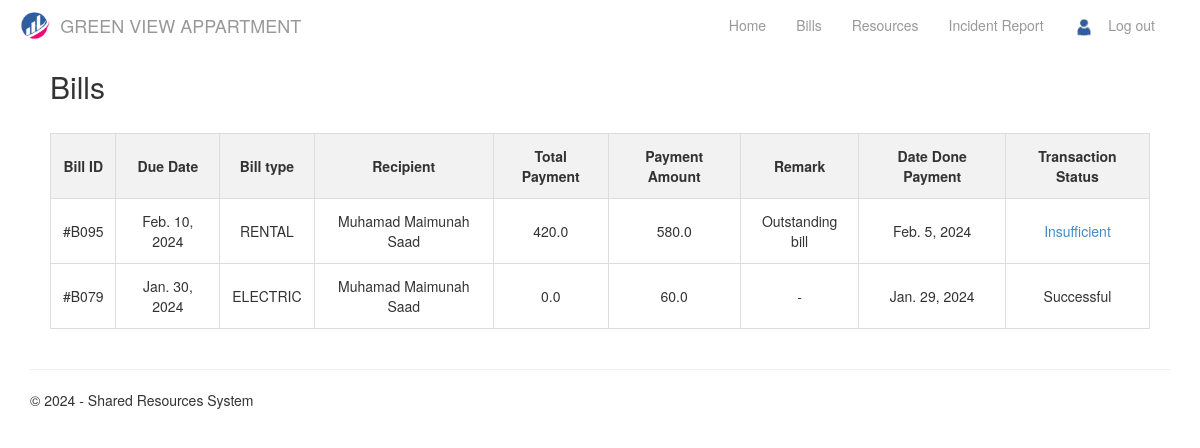
The app's page /bills (signed in) with its own data.
### app/models.py (models this page shows, shortened)
class Bill(models.Model):
    bill_id = models.CharField(primary_key=True, max_length=10)
    due_date = models.DateField()
    user = models.ForeignKey(Users, on_delete=models.CASCADE, null=True, blank=True)

class Payment(models.Model):
    BILL_TYPE = [('ELECTRIC', 'ELECTRIC'), ('WATER', 'WATER'), ('WIFI', 'WIFI'), ('RENTAL', 'RENTAL'),('MAINTAINENCE','MAINTAINENCE')]
    bill_type = models.CharField(max_length=100, choices = BILL_TYPE)
    recipient_name = models.TextField()
    total_payment = models.FloatField()
    payment_amount = models.FloatField()
    account_number = models.TextField()
    card_type = models.TextField()
    remark = models.TextField()
    payment_date = models.DateField(null=True)
    bill = models.ForeignKey(Bill, on_delete=models.CASCADE)
    transaction_status = models.CharField(max_length=20, default='Pending')
    def calculate_transaction_status(self):
        if self.payment_amount == 0:
            return 'Not Paid Yet'
        elif self.total_payment > 0:
            return 'Insufficient'
        elif self.total_payment == 0:
            return 'Successful'
        else:
            return 'Error'

### app/views.py (the view)
# urls.py: re_path(r'^bills$', views.bills, name='bills'),
@login_required
def bills(request):
    user = request.user
    user_bills = get_object_or_404(Users, user=user)
    for bill in user_bills.bill_set.all():
        for payment in bill.payment_set.all():
            payment.transaction_status = payment.calculate_transaction_status()
    assert isinstance(request, HttpRequest)
    return render(
        request,
        'app/bills.html',
        {
            'title':'Biils',
            'year':datetime.now().year,
            'users': user,
            'bills': user_bills.bill_set.all(),
        }
    )

### app/templates/app/bills.html
{% extends "app/user_layout.html" %}
{% block content %}
<div class="container row">
    <div class="bills">
        <h2>Bills</h2>
        <div class="table-wrapper">
            <table border="1">
                <tr>
                    <th>Bill ID</th>
                    <th>Due Date</th>
                    <th>Bill type</th>
                    <th>Recipient</th>
                    <th>Total Payment</th>
                    <th>Payment Amount</th>
                    <th>Remark</th>
                    <th>Date Done Payment</th>
                    <th>Transaction Status</th>
                </tr>
                {% for bill in bills %}
                {% for payment in bill.payment_set.all %}
                <tr>
                    <td>{{ bill.bill_id }}</td>
                    <td>{{ bill.due_date }}</td>
                    <td>{{ payment.bill_type }}</td>
                    <td>{{ payment.recipient_name }}</td>
                    <td>{{ payment.total_payment }}</td>
                    <td>{{ payment.payment_amount }}</td>
                    <td>{{ payment.remark }}</td>
                    <td>{{ payment.payment_date }}</td>
                    <td>
                        {% if payment.transaction_status == "Not Paid Yet" %}
                        <a href="{% url 'make_payment' bill_id=bill.bill_id bill_type=payment.bill_type total_payment=payment.total_payment|stringformat:"f" %}">Not Paid Yet</a>
                        {% elif payment.transaction_status == "Insufficient" %}
                        <a href="{% url 'make_payment' bill_id=bill.bill_id bill_type=payment.bill_type total_payment=payment.total_payment|stringformat:"f" %}">Insufficient</a>
                        {% else %}
                        Successful
                        {% endif %}
                    </td>
                </tr>
                {% endfor %}
                {% endfor %}
            </table>
        </div>
    </div>
</div>
{% endblock %}

### app/static/app/content/site.css (style rules this page uses)
body { padding-top: 50px; padding-bottom: 20px; }

### app/static/app/content/css.css (style rules this page uses)
a { text-decoration: none; }
.bills, .admin_payment { margin: 20px; }
table { width: 100%; border-collapse: collapse; margin-top: 20px; }
th, td { border: 1px solid #ddd; padding: 12px; text-align: center; }
th { background-color: #f2f2f2; }
.table-wrapper { max-height: 500px; overflow-y: auto; }

### records on screen
Bill: bill_id "#B095", due_date "Feb. 10, 2024"
Payment: bill_type "RENTAL", recipient_name "Muhamad Maimunah Saad", total_payment "420.0", payment_amount "580.0", remark "Outstanding bill", payment_date "Feb. 5, 2024", transaction_status "Insufficient"
Bill: bill_id "#B079", due_date "Jan. 30, 2024"
Payment: bill_type "ELECTRIC", recipient_name "Muhamad Maimunah Saad", total_payment "0.0", payment_amount "60.0", remark "-", payment_date "Jan. 29, 2024", transaction_status "Successful"
